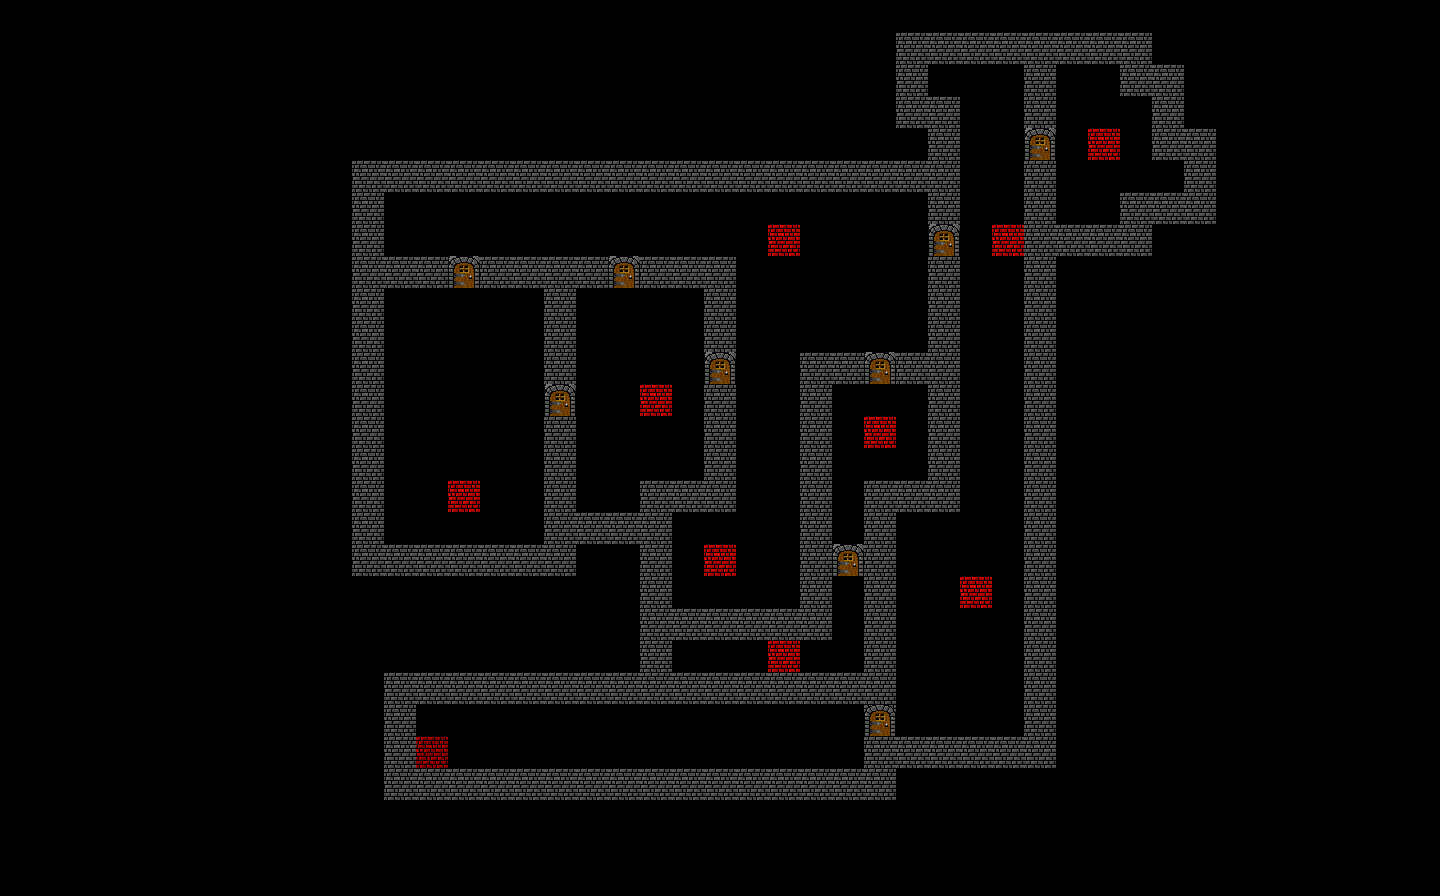

A 2D game scene composited from a Tiled map and its tileset images. What follows is a short description and the map's XML, with each tile layer's data collapsed to a summary:
An orthogonal 45x28 tile map with 32x32 px tiles, 4 tile layers (Background, Walls, Doors, Spawns), 8 hidden layers not drawn.

<map version="1.0" orientation="orthogonal" width="45" height="28" tilewidth="32" tileheight="32">
 <tileset firstgid="1" name="tileset-castle" tilewidth="32" tileheight="32">
  <image source="tileset-castle.png" width="512" height="512" />
 </tileset>
 <layer name="Background" width="45" height="28">
  <data>[1260 cells, 1069 non-empty, 1 distinct tile ids]</data>
 </layer>
 <layer name="Walls" width="45" height="28">
  <data>[1260 cells, 183 non-empty, 1 distinct tile ids]</data>
 </layer>
 <layer name="Doors" width="45" height="28">
  <data>[1260 cells, 9 non-empty, 2 distinct tile ids]</data>
 </layer>
 <layer name="Room0" width="45" height="28" visible="0">
  <data>[1260 cells, 40 non-empty, 1 distinct tile ids]</data>
 </layer>
 <layer name="Room1" width="45" height="28" visible="0">
  <data>[1260 cells, 74 non-empty, 1 distinct tile ids]</data>
 </layer>
 <layer name="Room2" width="45" height="28" visible="0">
  <data>[1260 cells, 25 non-empty, 1 distinct tile ids]</data>
 </layer>
 <layer name="Room3" width="45" height="28" visible="0">
  <data>[1260 cells, 8 non-empty, 1 distinct tile ids]</data>
 </layer>
 <layer name="Room4" width="45" height="28" visible="0">
  <data>[1260 cells, 11 non-empty, 1 distinct tile ids]</data>
 </layer>
 <layer name="Room5" width="45" height="28" visible="0">
  <data>[1260 cells, 28 non-empty, 1 distinct tile ids]</data>
 </layer>
 <layer name="Room6" width="45" height="28" visible="0">
  <data>[1260 cells, 57 non-empty, 1 distinct tile ids]</data>
 </layer>
 <layer name="Room7" width="45" height="28" visible="0">
  <data>[1260 cells, 14 non-empty, 1 distinct tile ids]</data>
 </layer>
 <layer name="Spawns" width="45" height="28">
  <data>[1260 cells, 10 non-empty, 2 distinct tile ids]</data>
 </layer>
</map>
